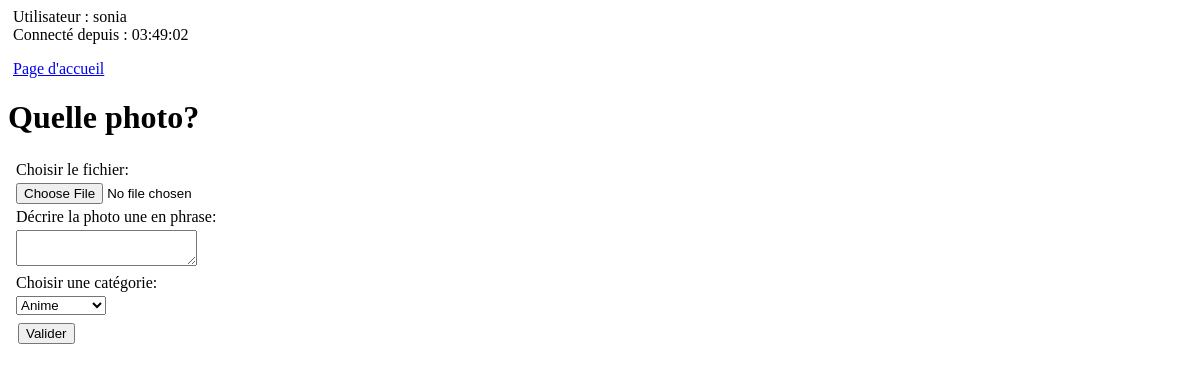
/ajouter_photo.php (signed in), run on an earlier commit of the app's database.
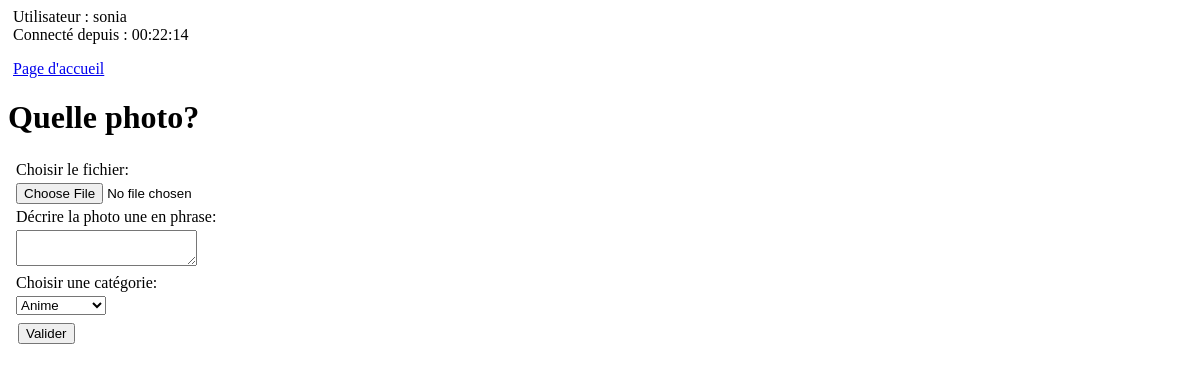
And on a later commit of the database.
### tables this page shows
CREATE TABLE IF NOT EXISTS `utilisateur` (
  `id` int(11) NOT NULL AUTO_INCREMENT,
  `roleId` int(10) UNSIGNED NOT NULL DEFAULT '2',
  `pseudo` varchar(255) NOT NULL,
  `mdp` varchar(255) NOT NULL,
  `etat` varchar(255) NOT NULL,
  `connectedOn` datetime DEFAULT NULL,
  PRIMARY KEY (`id`),
  UNIQUE KEY `pseudo` (`pseudo`)
);

### fonctions.php (called while the page is built, shortened)
<?php
function isConnected()
{
	if(isset($_SESSION['userId']) && !is_null($_SESSION['userId'])){
		return true;
	} else {
		return false;
	}
}
function connectionTime($connectedOn)
{
	$time = 0;
	if(!is_null($connectedOn)) {
		$connectedDatetimeObject = new DateTime($connectedOn);
		$currentDate = date("Y-m-d H:i:s");
		$currentDateObject = new DateTime($currentDate);
		$interval = $connectedDatetimeObject->diff($currentDateObject);
		$time = $interval->format("%H:%I:%S");
	}
	return $time;
}
function getUserFromSession($db, $id)
{
	$query = "SELECT pseudo, connectedOn FROM utilisateur WHERE id = '". $id ."';";
	$result = executeQuery($db, $query);
	return mysqli_fetch_assoc($result);
}
?>

### bd.php (called while the page is built, shortened)
<?php
function executeQuery($db, $query)
{
    $result = mysqli_query($db, $query);
	return $result;
}
?>

### ajouter_photo.php (the view, shortened to what this page needs)
<?php
 	require_once('bd.php');
 	require_once('fonctions.php');
 	$db=getDB();
 	$isConnected = isConnected();
	if ($isConnected){
	  $user = getUserFromSession($db, $_SESSION['userId']);
	} else {
	  $user = null;
	}
	if(!is_null($user)){
	  $connectionTime = connectionTime($user['connectedOn']);
	} else {
	  $connectionTime = null;
	}
 	$queryCategories = executeQuery($db, "SELECT * FROM categorie");
	$categories = $queryCategories->fetch_all(MYSQLI_ASSOC);
?>
<!doctype html>
<html lang="fr">
	<head>
	    <link rel="stylesheet" href="style.css">
	</head>
	<body>
		<div>
	        <?php if($isConnected){
	            echo "Utilisateur : " .  $user['pseudo'] . "</br>Connecté depuis : " . $connectionTime;
	          }
	        ?>
	        <p><a href="page_accueil.php">Page d'accueil</a></p>
     	</div>
		<h1>
			Quelle photo?
		</h1>
		<form action="ajouter_photo.php" method="post" enctype="multipart/form-data">
			<div>
				<table>
					<tr><td>Choisir le fichier:</td></tr>
					<tr><td><input type="file" name="file" accept=".png, .jpg, .jpeg, .gif">
                    	</td>
                    </tr>
					<tr><td>Décrire la photo une en phrase:</td></tr>
					<tr><td><textarea name="description" id="description"></textarea>
						</td>
					</tr>
					<tr><td>Choisir une catégorie:</td></tr>
					<tr><td><select name="cat" >
	                  	<?php
	                      	foreach ($categories as $categorie) {
	                          	$selected = (isset($_POST['cat']) && $_POST['cat'] == $categorie['catId'])
	                            	? " selected"
	                            	: "";
	                         	 echo "<option value=".$categorie['catId'].$selected.">".$categorie['nomCat']."</option>";
	                    	}
	                    ?>
	              	</td></tr>
				</table>
				<div>
					<input class="button" type="submit" name="valider" value ="Valider">
				</div>
			</div>
		</form>
	</body>
</html>

What changed in the data, as far as the page shows it:
changed utilisateur "sonia": connectedOn "03:49:02" → "00:22:14"
